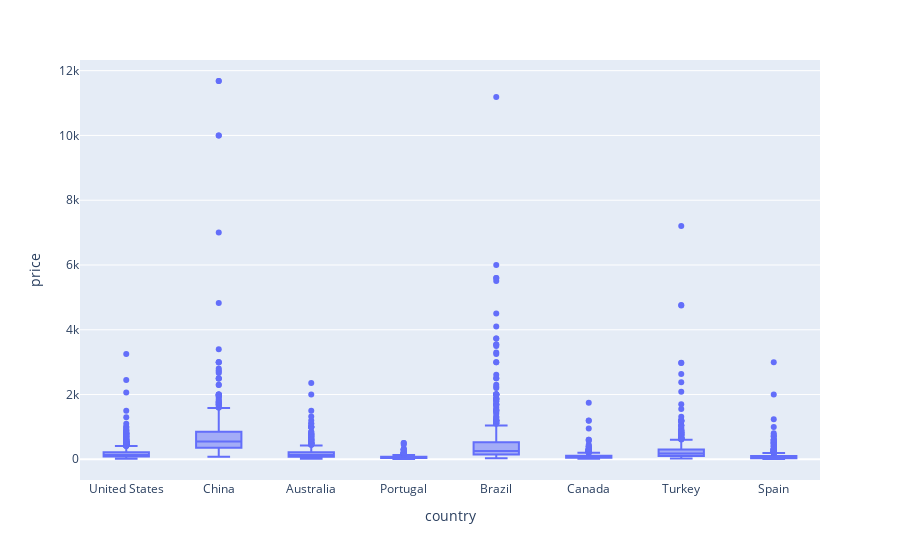

Notebook cell for this chart:
### Code cell
import plotly.express as px
fig = px.box(
        data_frame = merged_df,
        x = 'country',
        y = 'price'
        )
fig.show()

### Figure 1 — Plotly figure (JSON) as saved in the notebook; plotly's stock layout.template omitted (floating-point values rounded to 4 significant figures; data arrays with more than 128 entries replaced by an {"elided": "..."} marker saying what was removed)
{"data": [{"alignmentgroup": "True", "hovertemplate": "country=%{x}<br>price=%{y}<extra></extra>", "legendgroup": "", "marker": {"color": "#636efa"}, "name": "", "notched": false, "offsetgroup": "", "orientation": "v", "showlegend": false, "type": "box", "x": {"elided": "5554 str values"}, "x0": " ", "xaxis": "x", "y": {"elided": "5554 float values"}, "y0": " ", "yaxis": "y"}], "layout": {"boxmode": "group", "legend": {"tracegroupgap": 0}, "margin": {"t": 60}, "xaxis": {"anchor": "y", "domain": [0, 1], "title": {"text": "country"}}, "yaxis": {"anchor": "x", "domain": [0, 1], "title": {"text": "price"}}}}
